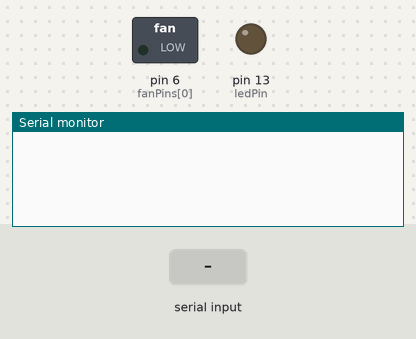
Bench run of a sketch on a simulated Arduino Uno, built with avr-gcc and run on an emulated ATmega328P. Parts: switched loads named in the sketch (green lamp = pin HIGH), output pins drawn as LEDs (lit = HIGH), the last lines printed to the serial monitor. The test bench sets the inputs (shaded band).

Above: at 1.2 s.
1.3 s: "ECHO_REQUEST\n" received over Serial
At 2.5 s:
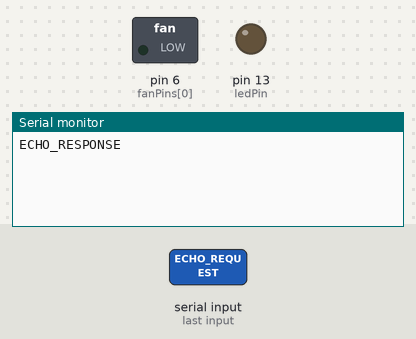
2.8 s: "GET_FAN_COUNT\n" received over Serial
At 4.0 s:
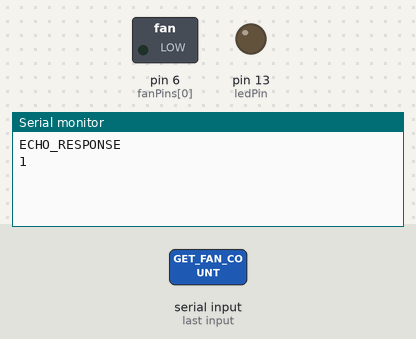

Measured:
- after the input at 1.3 s, the serial monitor: prints a new line at once (image 1)
- after the input at 2.8 s, the serial monitor: prints a new line at once (image 2)

The sketch:

arduino.ino
```cpp
const int fanCount = 1; // Количество вентиляторов
const int fanPins[1] = {6}; // Выводы для управления вентиляторами (PWM) который поддерживает ШИМ
int fanSpeeds[1] = {0}; // Скорости вентиляторов (0-255)
const int ledPin = 13; // Вывод для светодиода

void setup() {
  Serial.begin(9600);
  for (int i = 0; i < fanCount; i++) {
    pinMode(fanPins[i], OUTPUT);
  }
  pinMode(ledPin, OUTPUT);
}

void loop() {

  if (Serial.available() > 0) {
    String command = Serial.readStringUntil('\n');
    if (command == "ECHO_REQUEST") {
      Serial.println("ECHO_RESPONSE");
    } else if (command.startsWith("SET_FAN")) {
      int fanIndex = command.charAt(8) - '0'; // Получаем индекс вентилятора
      int fanSpeed = command.substring(10).toInt(); // Получаем скорость вентилятора
      if (fanIndex >= 0 && fanIndex < fanCount && fanSpeed >= 0 && fanSpeed <= 255) {
        fanSpeeds[fanIndex] = fanSpeed;
        analogWrite(fanPins[fanIndex], fanSpeeds[fanIndex]);
      }
    } else if (command == "GET_FAN_COUNT") {
      Serial.println(fanCount);
    }
  }
}
```
